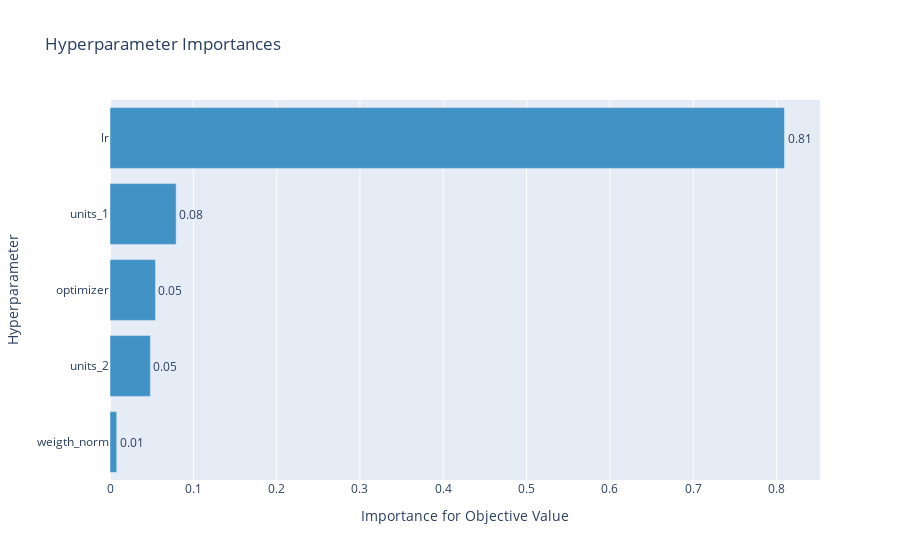

The code cell stored with this chart in its notebook:
### Markdown cell above
In the plot below we explot on of Optuna feature to see which of the hyperparameters has the most importance during the optimization. In this regression study we can see that the learning rate *lr* is the most important one followed by the number of hidden units in the first layer *units_1*.

### Code cell
from optuna.visualization import plot_param_importances
plot_param_importances(study_load)

### Figure 1 — Plotly figure (JSON) as saved in the notebook; plotly's stock layout.template omitted (floating-point values rounded to 4 significant figures)
{"data": [{"cliponaxis": false, "hovertemplate": ["weigth_norm (LogUniformDistribution): 0.00807728910367637<extra></extra>", "units_2 (IntUniformDistribution): 0.04847205224569327<extra></extra>", "optimizer (CategoricalDistribution): 0.05457562626195147<extra></extra>", "units_1 (IntUniformDistribution): 0.07942375402922836<extra></extra>", "lr (LogUniformDistribution): 0.8094512783594505<extra></extra>"], "marker": {"color": "rgb(66,146,198)"}, "orientation": "h", "text": ["0.00807728910367637", "0.04847205224569327", "0.05457562626195147", "0.07942375402922836", "0.8094512783594505"], "textposition": "outside", "texttemplate": "%{text:.2f}", "type": "bar", "x": [0.008077, 0.04847, 0.05458, 0.07942, 0.8095], "y": ["weigth_norm", "units_2", "optimizer", "units_1", "lr"]}], "layout": {"showlegend": false, "title": {"text": "Hyperparameter Importances"}, "xaxis": {"title": {"text": "Importance for Objective Value"}}, "yaxis": {"title": {"text": "Hyperparameter"}}}}
